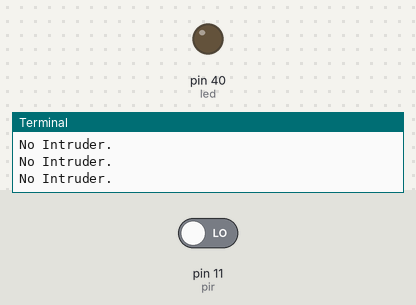
Simulated run of this program. Board: Raspberry Pi (header pin numbers). Parts: output pins drawn as LEDs (lit = HIGH), the last lines printed to the terminal. Inputs (shaded band) come from the test bench; at power-on: pin 11 (pir) LOW.

Above: at 1.2 s.
1.3 s: pin 11 (pir) driven HIGH
At 2.0 s:
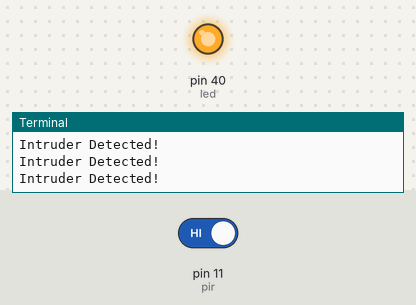
2.8 s: pin 11 (pir) driven LOW
At 3.2 s:
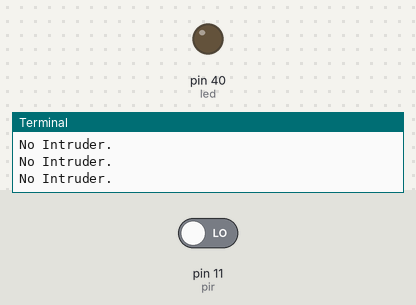
Timing chart, 0 to 5.8 s (numbered marks = the images above; inputs shaded):
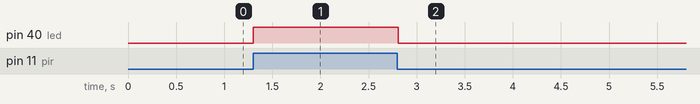

Measured:
- after the input at 1.3 s, pin 40 (led): LOW → HIGH at once
- after the input at 2.8 s, pin 40 (led): HIGH → LOW at once

The program:

PIR-led.py
```python
import RPi.GPIO as GPIO
import time

led = 40
pir = 11

GPIO.setwarnings(False)
GPIO.setmode(GPIO.BOARD)
GPIO.setup(led,GPIO.OUT)
GPIO.setup(pir,GPIO.IN)

while True:
    i = GPIO.input(pir)
    if i==0:
        print ("No Intruder.")
        GPIO.output(led,0)
        time.sleep(0.1)
    elif i==1:
        print ("Intruder Detected!")
        GPIO.output(led,1)
        time.sleep(0.1)
```
